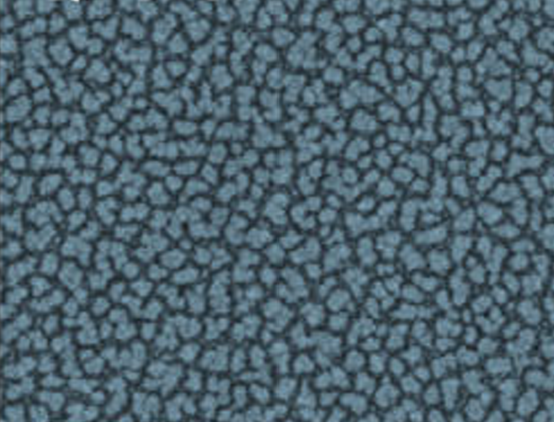
#> input picture raw_large_images/crack/4c239968-0111-4092-90f7-bb7ea57629d3.png, 554 x 422 px; its folder holds only this picture in this run
$ python step1_patching_batch.py
#> lines starting #> are read from the running program, lines starting #| are printed output that depends on the picture
"""
preprocess_patches.py
Spatial Sub-window Patching & Dataset Preprocessing for SEM Micrographs.

Author: Sun Han
Description:
    Extracts overlapping spatial sub-patches (Region of Interest) from raw
    large-scale SEM micrographs to construct balanced patch-level datasets
    for convolutional neural network training and validation.
"""

import os
import cv2
import argparse
import glob
from pathlib import Path
from concurrent.futures import ProcessPoolExecutor, as_completed


def extract_patches_from_image(
        img_path: str,
        output_dir: str,
        category: str,
        patch_size: int = 32,
        stride: int = 16,
) -> int:
    """
    Extract sub-patches from a single micrograph using a 2D sliding window.

    Args:
        img_path: Path to the raw SEM image.
        output_dir: Destination root directory.
        category: Class label (e.g., 'crack', 'intact').
        patch_size: Spatial dimensions of the square patch (default: 32).
        stride: Step size for window displacement (default: 16, 50% overlap).

    Returns:
        Total number of patches generated.
    """
    img = cv2.imread(img_path, cv2.IMREAD_COLOR)
    if img is None:
        print(f"[ERROR] Failed to load image: {img_path}")
        return 0

    h, w, _ = img.shape
    target_folder = Path(output_dir) / category
    target_folder.mkdir(parents=True, exist_ok=True)

    stem = Path(img_path).stem
    patch_count = 0

    # Vectorized coordinate computation for sliding window grid
    y_coords = range(0, h - patch_size + 1, stride)
    x_coords = range(0, w - patch_size + 1, stride)

    for y in y_coords:
        for x in x_coords:
            patch = img[y: y + patch_size, x: x + patch_size]

            # Explicit filename format preserving spatial coordinate metadata
            filename = f"{category}_{stem}_y{y}_x{x}.png"
            dest_path = target_folder / filename

            cv2.imwrite(str(dest_path), patch)
            patch_count += 1

    return patch_count


def process_category_worker(args_tuple):
    """Worker function for multi-process batch execution."""
    img_path, output_dir, category, patch_size, stride = args_tuple
    return extract_patches_from_image(img_path, output_dir, category, patch_size, stride)


def batch_patch_pipeline(
        source_root: str,
        target_root: str,
        patch_size: int = 32,
        stride: int = 16,
        num_workers: int = 4,
):
    """
    Multiprocess pipeline to traverse raw SEM image directories and generate patches.
    """
#> called with source_root = './raw_large_images', target_root = './data/train', patch_size = 32, stride = 16, num_workers = 4
    source_path = Path(source_root)
    valid_exts = ("*.png", "*.jpg", "*.jpeg", "*.bmp", "*.tif", "*.tiff")
    categories = ["crack", "intact"]

    tasks = []
    print(f"[INFO] Initializing patching pipeline | Patch Size: {patch_size}x{patch_size} | Stride: {stride}")

    for cat in categories:
        cat_dir = source_path / cat
        if not cat_dir.is_dir():
            print(f"[WARN] Category directory not found: {cat_dir}")
            continue

        img_list = []
        for ext in valid_exts:
            img_list.extend(glob.glob(str(cat_dir / ext)))

        print(f"[INFO] Found {len(img_list)} images for category '{cat}'")
        for p in img_list:
            tasks.append((p, target_root, cat, patch_size, stride))

    if not tasks:
        print("[ERROR] No input images discovered. Aborting pipeline.")
        return

    # Multiprocess worker pool for rapid I/O and patch extraction
    total_patches = 0
    with ProcessPoolExecutor(max_workers=num_workers) as executor:
        futures = [executor.submit(process_category_worker, t) for t in tasks]
#> in extract_patches_from_image, img is the input picture: shape (422, 554, 3); mean B, G, R 110.4, 99.2, 77.6
#> the loop in extract_patches_from_image, `for y in y_coords:` made 25 passes
#> pass 1, in extract_patches_from_image, `cv2.imwrite(str(dest_path), patch)`:
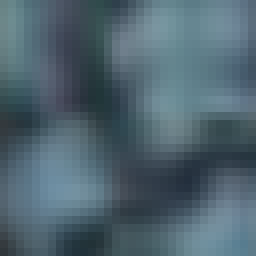
#> saved as crack_4c239968-0111-4092-90f7-bb7ea57629d3_y0_x0.png: shape (32, 32, 3) (shown 8 times larger); mean B, G, R 111.3, 100.1, 78.9
#> pass 1, in extract_patches_from_image, `cv2.imwrite(str(dest_path), patch)`:
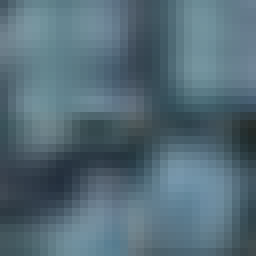
#> saved as crack_4c239968-0111-4092-90f7-bb7ea57629d3_y0_x16.png: shape (32, 32, 3) (shown 8 times larger); mean B, G, R 119.3, 107.5, 84.1
#> pass 1, in extract_patches_from_image, `cv2.imwrite(str(dest_path), patch)`:
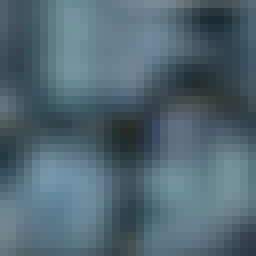
#> saved as crack_4c239968-0111-4092-90f7-bb7ea57629d3_y0_x32.png: shape (32, 32, 3) (shown 8 times larger); mean B, G, R 114.4, 103, 80.8
#> pass 1, in extract_patches_from_image, `cv2.imwrite(str(dest_path), patch)`:
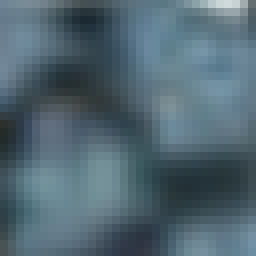
#> saved as crack_4c239968-0111-4092-90f7-bb7ea57629d3_y0_x48.png: shape (32, 32, 3) (shown 8 times larger); mean B, G, R 114.2, 103, 81.3
#> after the loop in extract_patches_from_image, `for y in y_coords:`: patch_count = 825
#> futures = 1 item
        for f in as_completed(futures):
            total_patches += f.result()
#> this loop made 1 pass
#> total_patches on pass 1: 825
#> after the loop, total_patches = 825

    print(f"[SUCCESS] Pipeline complete. Total patches generated: {total_patches}")
#| [SUCCESS] Pipeline complete. Total patches generated: 825
    print(f"[SUCCESS] Dataset stored at: {Path(target_root).resolve()}")


if __name__ == "__main__":
    parser = argparse.ArgumentParser(description="SEM Micrograph Spatial Patching Utility")
    parser.add_argument("--source_dir", type=str, default="./raw_large_images", help="Path to raw micrographs")
    parser.add_argument("--target_dir", type=str, default="./data/train", help="Output directory for patches")
    parser.add_argument("--patch_size", type=int, default=32, help="Patch dimension (default: 32)")
    parser.add_argument("--stride", type=int, default=16, help="Sliding window stride (default: 16)")
    parser.add_argument("--workers", type=int, default=4, help="Number of parallel processes")

    args = parser.parse_args()

    batch_patch_pipeline(
        source_root=args.source_dir,
        target_root=args.target_dir,
        patch_size=args.patch_size,
        stride=args.stride,
        num_workers=args.workers,
    )
